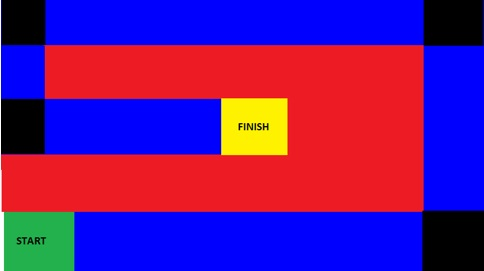
#> input picture Robovision/Trails/4.jpg, 484 x 271 px
$ python imagedect.py
#> lines starting #> are read from the running program, lines starting #| are printed output that depends on the picture; after the words box and inside, x2 and y2 are one past the last pixel; in counts of white or black regions, pixels touching at a corner belong together
import cv2
import numpy as np
#reading the image
img = cv2.imread('4.jpg',1)
#> img is the input picture: shape (271, 484, 3); mean B, G, R 133.5, 24.1, 103.3
#converting the image into HSV
hsv = cv2.cvtColor(img, cv2.COLOR_BGR2HSV)
#> hsv: shape (271, 484, 3); mean H, S, V 131.3, 227.1, 221.2

#detected upper and lower range using converter.py
#lower_range = np.array([110,100,100], dtype=np.uint8)
#upper_range = np.array([130,255,255], dtype=np.uint8)
#creating a mask for the image
#mask = cv2.inRange(hsv, lower_range, upper_range)

lower_range1 = np.array([110,100,100], dtype=np.uint8)
upper_range1 = np.array([130,255,255], dtype=np.uint8)
lower_range2 = np.array([0,0,0], dtype=np.uint8)
upper_range2 = np.array([140,50,100], dtype=np.uint8)
mask1 = cv2.inRange(hsv, lower_range1, upper_range1)
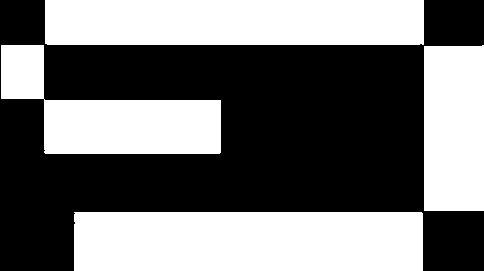
#> mask1: shape (271, 484); 45.3% white; 4 white regions, box (x1, y1, x2, y2) and area: (74, 212, 423, 271) 20587, (45, 0, 424, 45) 17051, (1, 45, 221, 154) 11878, (424, 45, 484, 211) 9902
mask2 = cv2.inRange(hsv, lower_range2, upper_range2)
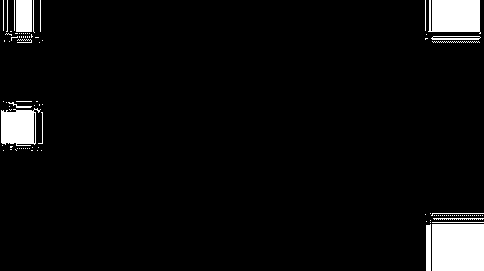
#> mask2: shape (271, 484); 5.2% white; 99 white regions (80 under 20 px), largest, box (x1, y1, x2, y2) and area: (432, 224, 484, 271) 2444, (428, 0, 481, 34) 1605, (1, 108, 41, 146) 1161
print(type(mask2))
#| <class 'numpy.ndarray'>
#mask = mask1+mask2

#print(mask2[0])
cv2.imshow('mask1', mask1)
cv2.imshow('mask2',mask2)
res = cv2.bitwise_or(mask1,mask1, mask= mask2)
#> res: shape (271, 484); every value is 0
cv2.imshow('mask',res)
while(1):
  k = cv2.waitKey(0)
#> (key Esc is pressed here)
  if(k == 27):
    break

cv2.destroyAllWindows()
